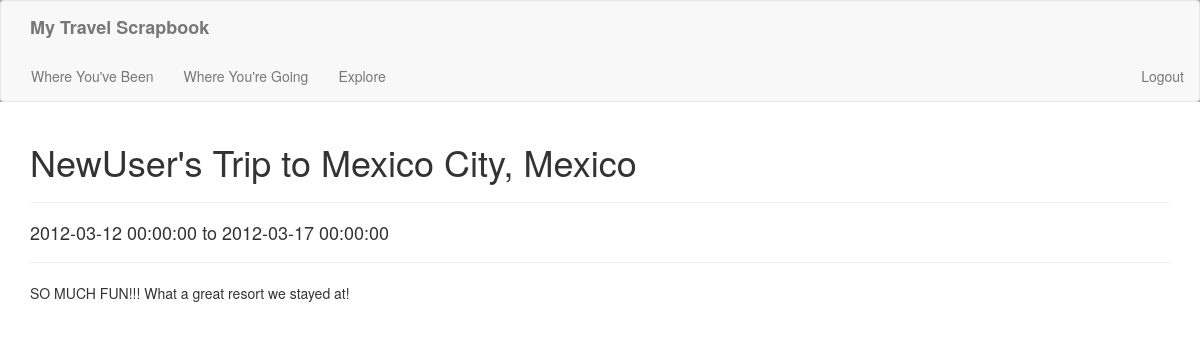
The app's page /beenPost/5 (signed in) with its own data.
### app/models.py (models this page shows, shortened)
class User(UserMixin, db.Model):
    id = db.Column(db.Integer, primary_key=True)
    username = db.Column(db.String(64), index=True, unique=True)
    email = db.Column(db.String(120), index=True, unique=True)
    password_hash = db.Column(db.String(128))
    countryID = db.Column(db.Integer, db.ForeignKey('country.id'), nullable=False)
    post = db.relationship('Post', backref='User', lazy='dynamic')

class City(db.Model):
    id = db.Column(db.Integer, primary_key=True)
    countryID = db.Column(db.Integer, db.ForeignKey("country.id"))
    name = db.Column(db.String(64), index=True)
    post = db.relationship("Post", backref="City", lazy="dynamic")

class Country(db.Model):
    id = db.Column(db.Integer, primary_key=True)
    name = db.Column(db.String(64), index=True)
    city = db.relationship("City", backref="Country", lazy="dynamic")
    user = db.relationship("User", backref="Country", lazy="dynamic")

class Post(db.Model):
    id = db.Column(db.Integer, primary_key=True)
    type = db.Column(db.String(64))
    blog = db.Column(db.String(64), index=True)
    StartDate = db.Column(db.DateTime())
    EndDate = db.Column(db.DateTime())
    cityID = db.Column(db.Integer, db.ForeignKey('city.id'), nullable=False)
    userID = db.Column(db.Integer, db.ForeignKey('user.id'), nullable=False)

### app/routes.py (the view)
@app.route('/beenPost/<id>', methods=['GET', 'POST'])
@login_required
def beenPost(id):
    post = Post.query.filter_by(id=id).first()
    user = post.userID
    user = User.query.filter_by(id=user).first()
    return render_template('beenPost.html', title='Been Post', user=user, post=post)

### app/models.py (called while the page is built)
@login.user_loader
def load_user(id):
    return User.query.get(int(id))

### app/templates/beenPost.html
{% extends "base.html" %}
{% import 'bootstrap/wtf.html' as wtf %}
{% block app_content %}
<h1>{{user.username}}'s Trip to {{post.City.name}}, {{post.City.Country.name}}</h1>
<hr>
<h4>{{post.StartDate}} to {{post.EndDate}}</h4>
<hr>
<p>{{post.blog}}</p>
{% endblock %}

### records on screen
User: username "NewUser"
City: City.name "Mexico City"
Country: City.Country.name "Mexico"
Post: StartDate "2012-03-12 00:00:00", EndDate "2012-03-17 00:00:00", blog "SO MUCH FUN!!! What a great resort we stayed at!"
